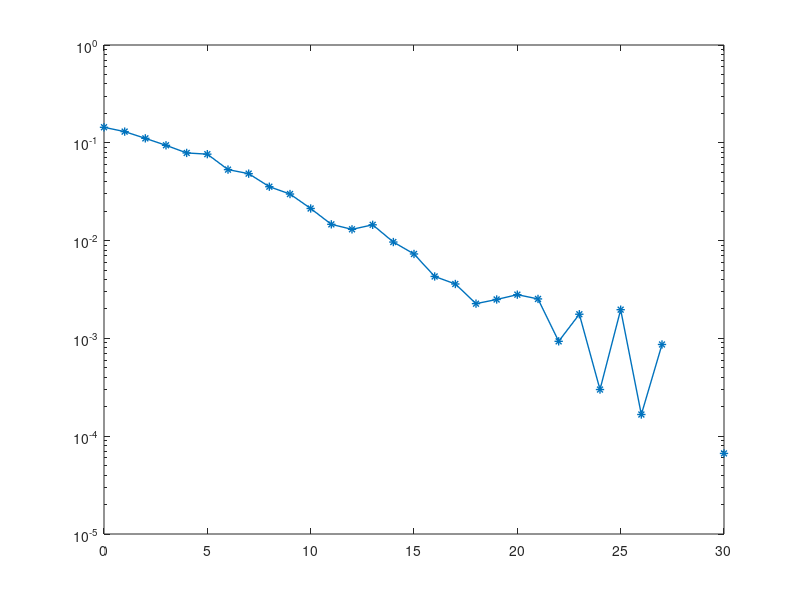

Here is the MATLAB script that generated this plot:
clear all
clc

info = 120;

Modulasi = 2;
indeks_modulasi=log2(Modulasi);

frame= 250;

SNR=0:1:30;


for ii=1:length(SNR)
%     snr=10.^(SNR/10);
    snr=10.^(SNR(ii)/10);
    
    sigma = sqrt(1./(2*snr));
    
    jum_error = 0;
    
    for i=1:frame
        bit_informasi = randi([0 1], 1, info);
        
        x=1-bit_informasi*2;
        
        h=(randn(1,1)+sqrt(-1)*randn(1,1))/sqrt(2);%singlepath channel
        
        noise=sigma*(randn(1,length(x)) + sqrt(-1)*randn(1,length(x)));
        
        y=h*x+noise;
        
%         ==================================================================
        
        %Zero Forcing Equalization
        y_ZF = y/h;
        
        y_final = y_ZF;

%         ==================================================================

        %MMSE Equalization
%         w = conj(h)/(h*conj(h)+(1/snr));
%         y_MMSE = y*w;
%         
%         y_final = y_MMSE;
        
%         u=(2/sigma^2)*real(y_final);%soft Demapper
        
        u = real(y_final);%hard demapper
        
        for j=1:length(u)
            if u(j)>0
                b(j)=0;
            else
                b(j)=1;
            end
        end
        
        error = sum(b~=bit_informasi); 
        
        jum_error=jum_error+error;
        
    end
    
    ber=jum_error/(info*frame);
    
    berplot(ii)=ber;
    
end

semilogy(SNR,berplot,'-*','linewidth',1)

